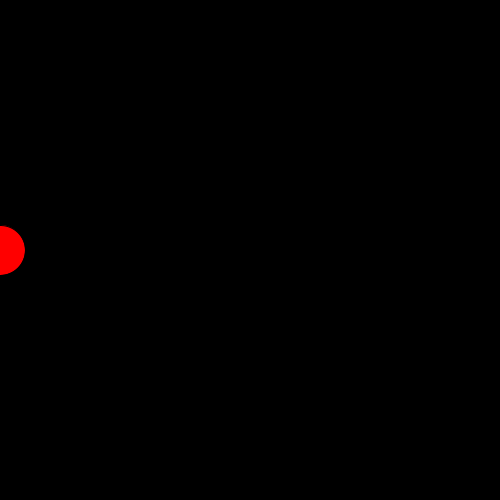
Frame 1 (no input)
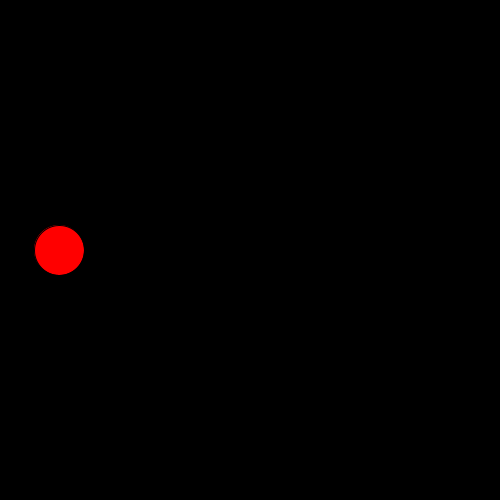
Frame 60 (the mouse pressed at the canvas centre just before this capture)
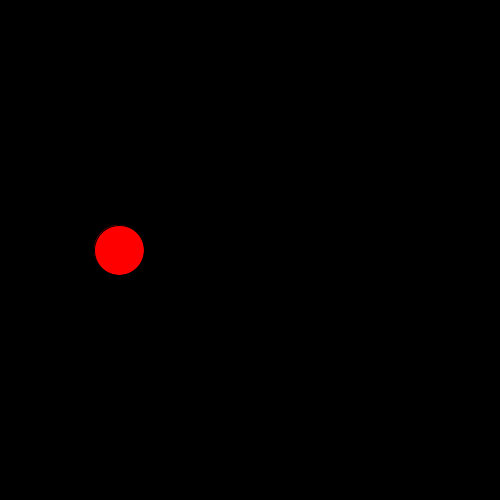
Frame 120 (the mouse held since frame 60 and released just before this capture)

The Processing sketch that drew these frames (run headless with seeded random() and noise(); from frame 60 on, the mouse is pressed at the canvas centre):

// Processing sketch: primer8
// ── primer8.pde

int x;

void setup() 
{
  size(500,500);
  x = 0;
}

void draw() 
{
  background(0,0,0);
  if (x < width / 2) 
  {
    fill(255,0,0);
  }
  else {
    fill(0,0,255);
  }
  ellipse(x,height/2,50,50);
  x++;
}
